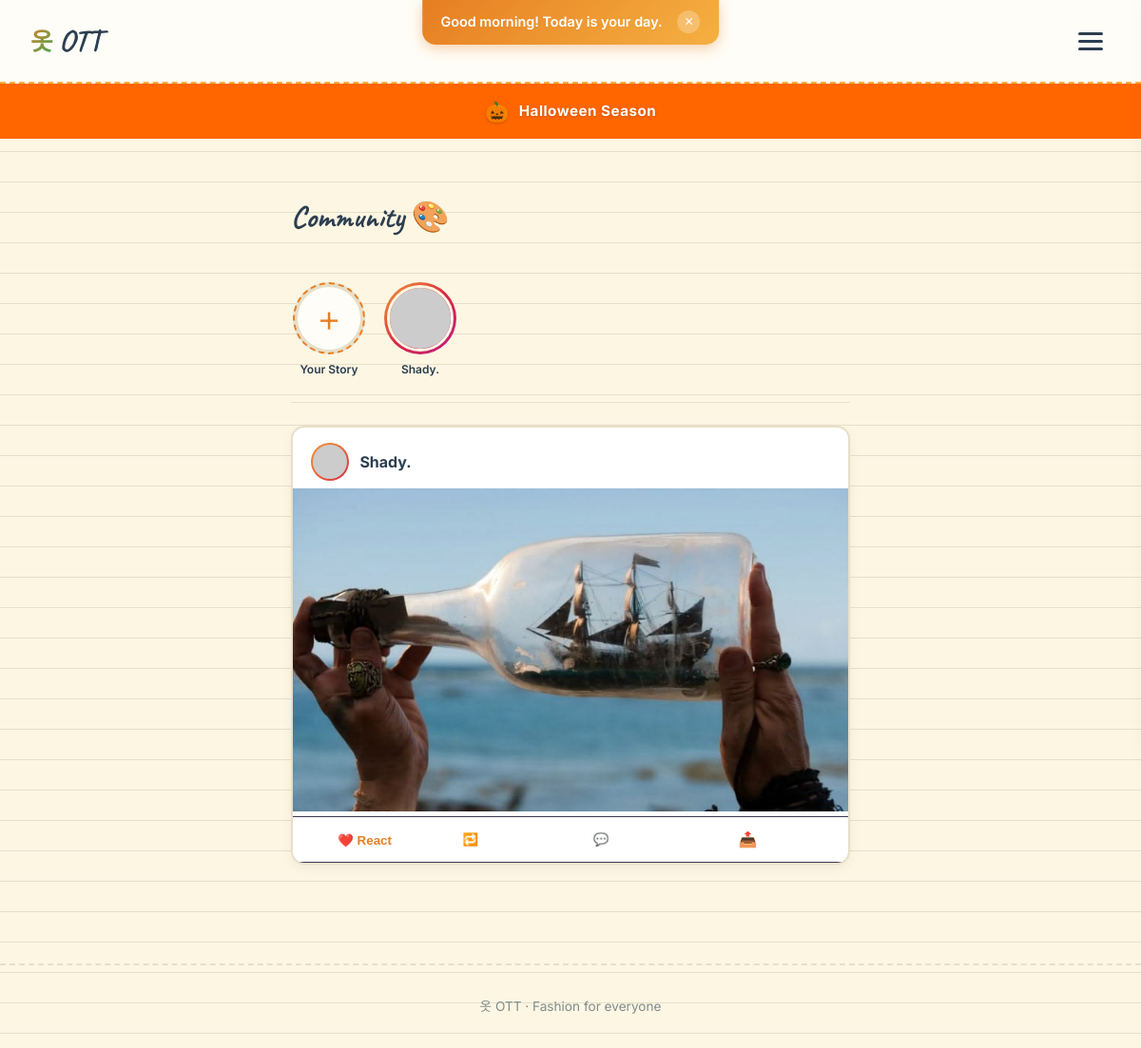
Page /community (signed in) on the committed database.
### tables this page shows
CREATE TABLE posts (
    id INTEGER PRIMARY KEY AUTOINCREMENT,
    user_id INTEGER NOT NULL,
    media_path TEXT,
    media_type TEXT DEFAULT 'image',
    note TEXT,
    is_public INTEGER DEFAULT 1,
    created_at TIMESTAMP DEFAULT CURRENT_TIMESTAMP
, is_story INTEGER DEFAULT 0, expires_at TIMESTAMP, duration_hours INTEGER DEFAULT 24);

CREATE TABLE users (
    id INTEGER PRIMARY KEY AUTOINCREMENT,
    username TEXT UNIQUE NOT NULL,
    email TEXT UNIQUE NOT NULL,
    hash TEXT NOT NULL,
    city TEXT,
    country TEXT,
    created_at TIMESTAMP DEFAULT CURRENT_TIMESTAMP
, avatar_path TEXT DEFAULT '', bio TEXT DEFAULT '', avatar_emoji TEXT DEFAULT '', avatar_type TEXT DEFAULT 'seasonal', avatar_style TEXT DEFAULT 'thumbs', streak INTEGER DEFAULT 1, last_active DATE, achievements TEXT DEFAULT '', is_private INTEGER DEFAULT 0);

### app.py (the view)
@app.route("/community")
@login_required
def community():
    uid = session["user_id"]
    try:
        posts = db.execute("SELECT p.*, u.username, u.avatar_path, u.avatar_emoji FROM posts p JOIN users u ON p.user_id = u.id WHERE p.is_public = 1 AND (p.is_story = 0 OR p.is_story IS NULL) ORDER BY p.created_at DESC LIMIT 30")
    except Exception:
        posts = []
    try:
        stories = db.execute("SELECT p.*, u.username, u.avatar_path, u.avatar_emoji FROM posts p JOIN users u ON p.user_id = u.id WHERE p.is_story = 1 AND (p.expires_at IS NULL OR p.expires_at > datetime('now')) ORDER BY p.created_at DESC")
    except Exception:
        stories = []
    story_users = {}
    for s in stories:
        s = dict(s)
        if s["user_id"] not in story_users:
            story_users[s["user_id"]] = {
                "user_id": s["user_id"],
                "username": s["username"],
                "avatar_path": s["avatar_path"],
                "avatar_emoji": s["avatar_emoji"],
                "stories": []
            }
        story_users[s["user_id"]]["stories"].append(s)
    try:
        suggested = db.execute("SELECT id, username, avatar_path, avatar_emoji FROM users WHERE id != ? ORDER BY RANDOM() LIMIT 8", uid)
    except Exception:
        suggested = []
    return render_template("community.html",
        posts=posts,
        story_users=list(story_users.values()),
        suggested=suggested)

### app.py (called while the page is built)
@app.context_processor
def inject_globals():
    from translations import get_text
    lang = session.get("lang", "en")
    season_name, season_emoji, season_color = get_seasonal_theme()
    return {
        "lang": lang,
        "t": lambda key: get_text(key, lang),
        "season_name": season_name,
        "season_emoji": season_emoji,
        "season_color": season_color,
    }

### helpers.py (called while the page is built)
def login_required(f):
    @wraps(f)
    def decorated(*args, **kwargs):
        if session.get("user_id") is None:
            return redirect("/login")
        return f(*args, **kwargs)
    return decorated

def get_seasonal_theme():
    from datetime import datetime
    month = datetime.now().month
    themes = {
        1:  ("Winter Cozy", "❄️", "#87CEEB"),
        2:  ("Valentine",   "💕", "#FF69B4"),
        3:  ("Spring",      "🌸", "#FFB6C1"),
        4:  ("Spring",      "🌸", "#FFB6C1"),
        5:  ("Summer",      "☀️", "#FFD700"),
        6:  ("Summer",      "☀️", "#FFD700"),
        7:  ("Summer Vibes", "🏖️", "#00CED1"),
        8:  ("Late Summer", "🌊", "#20B2AA"),
        9:  ("Pre-Fall",    "🍃", "#DAA520"),
        10: ("Halloween",   "🎃", "#FF6600"),
        11: ("Autumn",      "🍂", "#8B4513"),
        12: ("Christmas",   "🎄", "#DC143C"),
    }
    return themes.get(month, ("Default", "✨", "#E67E22"))

### translations.py (called while the page is built)
def get_text(key, lang="en"):
    return TRANSLATIONS.get(lang, TRANSLATIONS["en"]).get(key, key)

### templates/community.html (shortened to what this page needs)
{% extends "layout.html" %}
{% block main %}
<div class="insta-community">
    <div class="page-head">
        <h1>Community 🎨</h1>
    </div>
    <div class="stories-row">
        <a href="/story/new" class="story-bubble">
            <div class="story-ring add-ring"><div class="story-add-icon">+</div></div>
            <span class="person-name">Your Story</span>
        </a>
        {% for su in story_users %}
        <div class="story-bubble" onclick='openStoryUser({{ su.user_id }}, {{ su.stories | tojson }})'>
            <div class="story-ring">
                {% if su.avatar_path %}<img src="{{ url_for('static', filename=su.avatar_path) }}">
                {% elif su.avatar_emoji %}<div class="story-ring-emoji">{{ su.avatar_emoji }}</div>
                {% else %}<img src="https://api.dicebear.com/7.x/thumbs/svg?seed={{ su.username }}&backgroundColor=f5b041,e67e22,27ae60,1e8449">
                {% endif %}
            </div>
            <span class="person-name">{{ su.username[:10] }}</span>
        </div>
        {% endfor %}
    </div>
    {% if posts %}
    <div class="feed">
        {% for p in posts %}
        <div class="feed-card">
            <div class="feed-header">
                <a href="/u/{{ p.username }}" class="feed-user">
                    {% if p.avatar_path %}<img src="{{ url_for('static', filename=p.avatar_path) }}" class="feed-avatar">
                    {% elif p.avatar_emoji %}<div class="feed-avatar-emoji">{{ p.avatar_emoji }}</div>
                    {% else %}<img src="https://api.dicebear.com/7.x/thumbs/svg?seed={{ p.username }}&backgroundColor=f5b041,e67e22,27ae60,1e8449" class="feed-avatar">
                    {% endif %}
                    <div><strong>{{ p.username }}</strong></div>
                </a>
            </div>
            <a href="/p/{{ p.id }}" class="feed-media-link">
                {% if p.media_type == 'video' %}<video src="{{ url_for('static', filename=p.media_path) }}" muted></video>
                {% else %}<img src="{{ url_for('static', filename=p.media_path) }}" alt="">
                {% endif %}
            </a>
            <div class="feed-actions-bar" style="display:flex; justify-content:space-around; padding:10px; border-top:1px solid #3a3a55; border-bottom:1px solid #3a3a55;">
                <div style="position:relative;">
                    <button type="button" onclick="toggleReactMenu({{ p.id }})" style="background:none; border:none; color:#E67E22; cursor:pointer; font-weight:bold;">❤️ React <span id="react-count-{{ p.id }}"></span></button>
                </div>
                <button type="button" onclick="sendRepost({{ p.id }}, this)" style="background:none; border:none; color:#fff; cursor:pointer;">🔁 Repost</button>
                <button type="button" onclick="toggleCommentBox({{ p.id }})" style="background:none; border:none; color:#fff; cursor:pointer;">💬 Comment</button>
                <a href="https://wa.me/?text={{ request.host_url }}p/{{ p.id }}" target="_blank" style="color:#fff; text-decoration:none;">📤 Share</a>
            </div>
        </div>
        {% endfor %}
    </div>
    {% else %}
        <p class="empty">Nothing shared yet. 🎨</p>
    {% endif %}
</div>
{% endblock %}

### rows in the picture
posts: username "Shady."
posts: username "Shady.", media_path (picture)

### other values in the picture
{{ season_emoji }} "🎃"
{{ season_name }} "Halloween"
